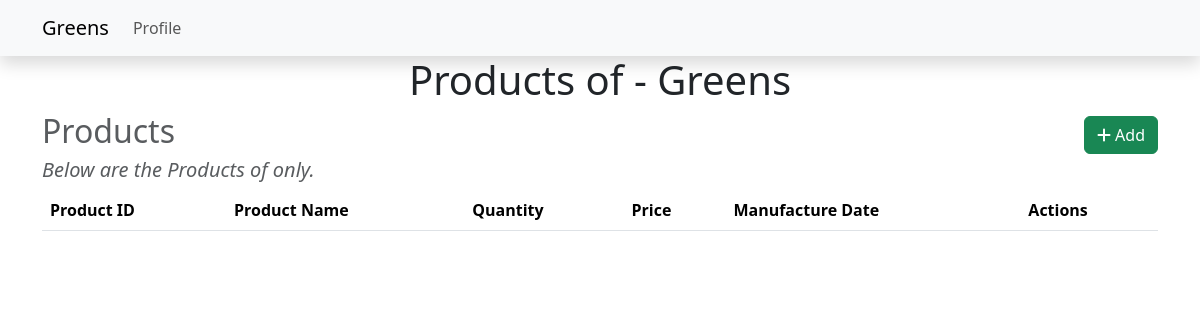
The app's page /category/4/show (signed in), older data.
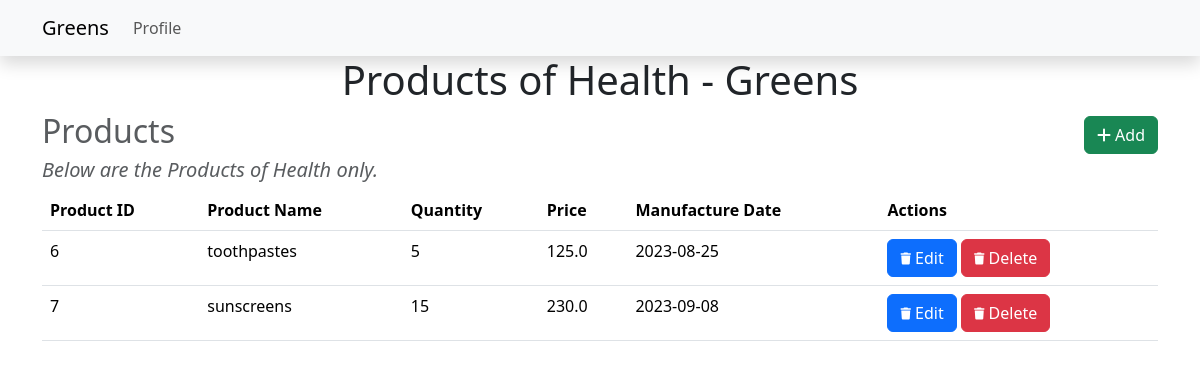
The same page, newer data.
### Models.py (models this page shows)
class Category(db.Model):
    __tablename__ = 'category'
    id = db.Column(db.Integer, primary_key=True)
    name = db.Column(db.String(64), nullable=False)
    products = db.relationship("Product", backref='category', lazy=True)

class Product (db.Model):
    __tablename__ = 'product'
    id = db.Column (db.Integer, primary_key=True)
    name = db.Column (db.String(64), nullable = False)
    category_id = db.Column (db.Integer, db.ForeignKey('category.id'), nullable=False)
    quantity = db.Column (db.Integer, nullable = False)
    price = db.Column (db.Float, nullable = False)
    man_date = db.Column (db.Date, nullable = False)
    cart = db.relationship("Cart", backref='product', lazy=True)

### route.py (the view)
@app.route('/category/<int:id>/show')
@admin_required
def show_category(id):
    return render_template('category/show.html', user=User.query.get(session['user_id']), category=Category.query.get(id))

### route.py (called while the page is built)
def admin_required(func):
    @wraps(func)
    def inner(*args, **kwargs):
        if 'user_id' not in session:
            flash('You need to login first.')
            return redirect(url_for('login'))
        user = User.query.get(session['user_id'])
        if not user.is_admin:
            flash('You need to be admin to access this page.')
            return redirect(url_for('index'))
        return func(*args, **kwargs)
    return inner

### templates/category/show.html (shortened to what this page needs)
{% extends 'layout.html' %}
{% block content %}
    <h1> Products of {{category.name}} - Greens</h1>
    <div class="heading">
        <h2 class="text-muted">Products</h2>
        <a class="btn btn-success" href="{{url_for('add_product', category_id=category.id)}}">
            <i class="fas fa-plus"></i>
            Add
        </a>
    </div>
    <h5 class="text-muted">
        <em>Below are the Products of {{category.name}} only.</em>
    </h5>
    <table class="table">
        <thead>
            <tr>
                <th>Product ID</th>
                <th>Product Name</th>
                <th>Quantity</th>
                <th>Price</th>
                <th>Manufacture Date</th>
                <th>Actions</th>
            </tr>
        </thead>
        <tbody>
            {% for product in category.products %}
                <tr>
                    <td>{{product.id}}</td>
                    <td>{{product.name}}</td>
                    <td>{{product.quantity}}</td>
                    <td>{{product.price}}</td>
                    <td>{{product.man_date}}</td>
                    <td>
                        <a class="btn btn-primary" href="{{url_for('edit_product', id=product.id)}}">
                            <i class="fas fa-trash fa-xs"></i>
                            Edit
                        </a>
                        <a class="btn btn-danger" href="{{url_for('delete_product', id=product.id)}}">
                            <i class="fas fa-trash fa-xs"></i>
                            Delete
                        </a>
                    </td>
                </tr>
            {% endfor %}
        </tbody>
    </table>
{% endblock %}

Row changes from the older to the newer data that the page shows:
added Category: name "Health"
added Product: id "6", name "toothpastes", quantity "5", price "125.0", man_date "2023-08-25"
added Product: id "7", name "sunscreens", quantity "15", price "230.0", man_date "2023-09-08"
